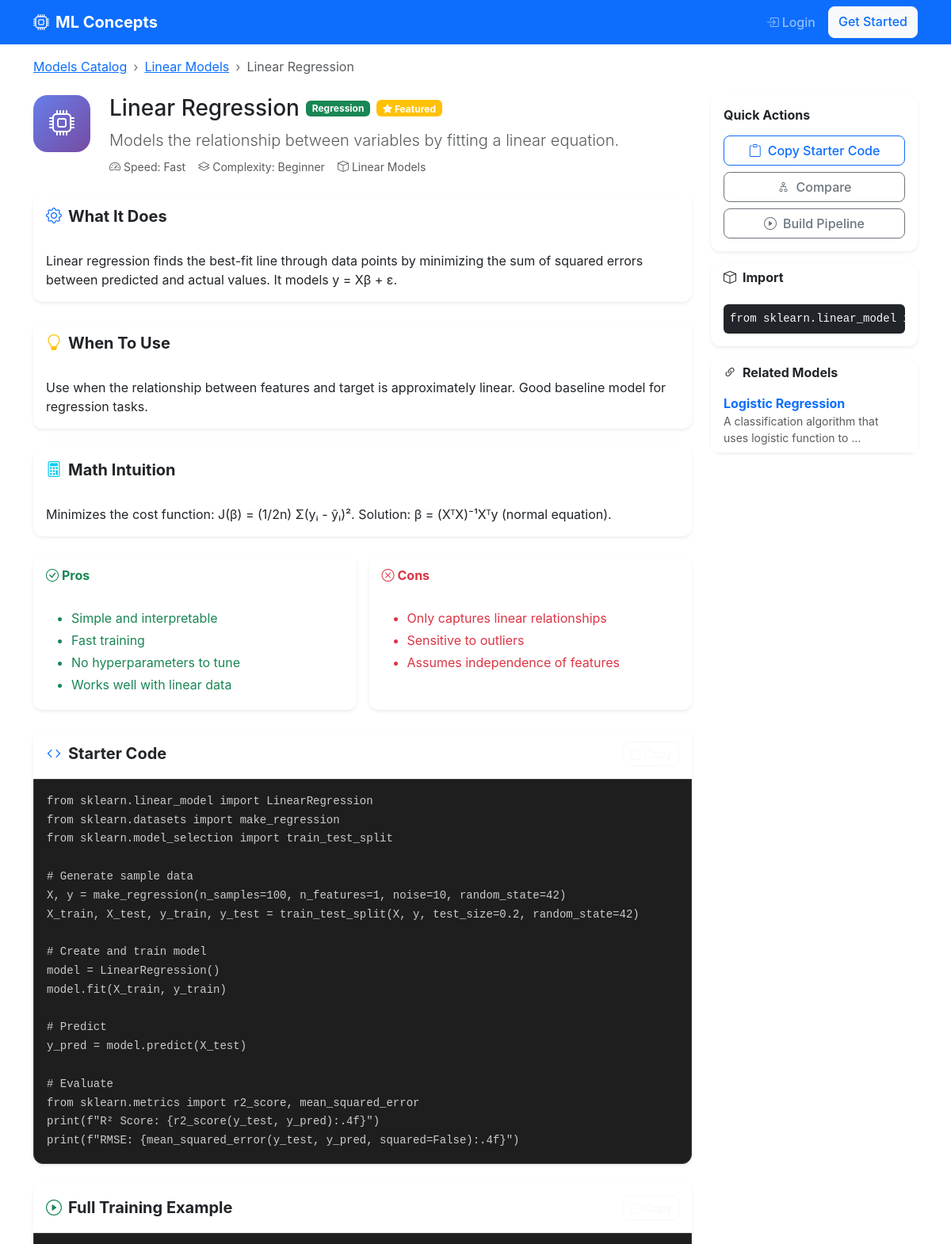
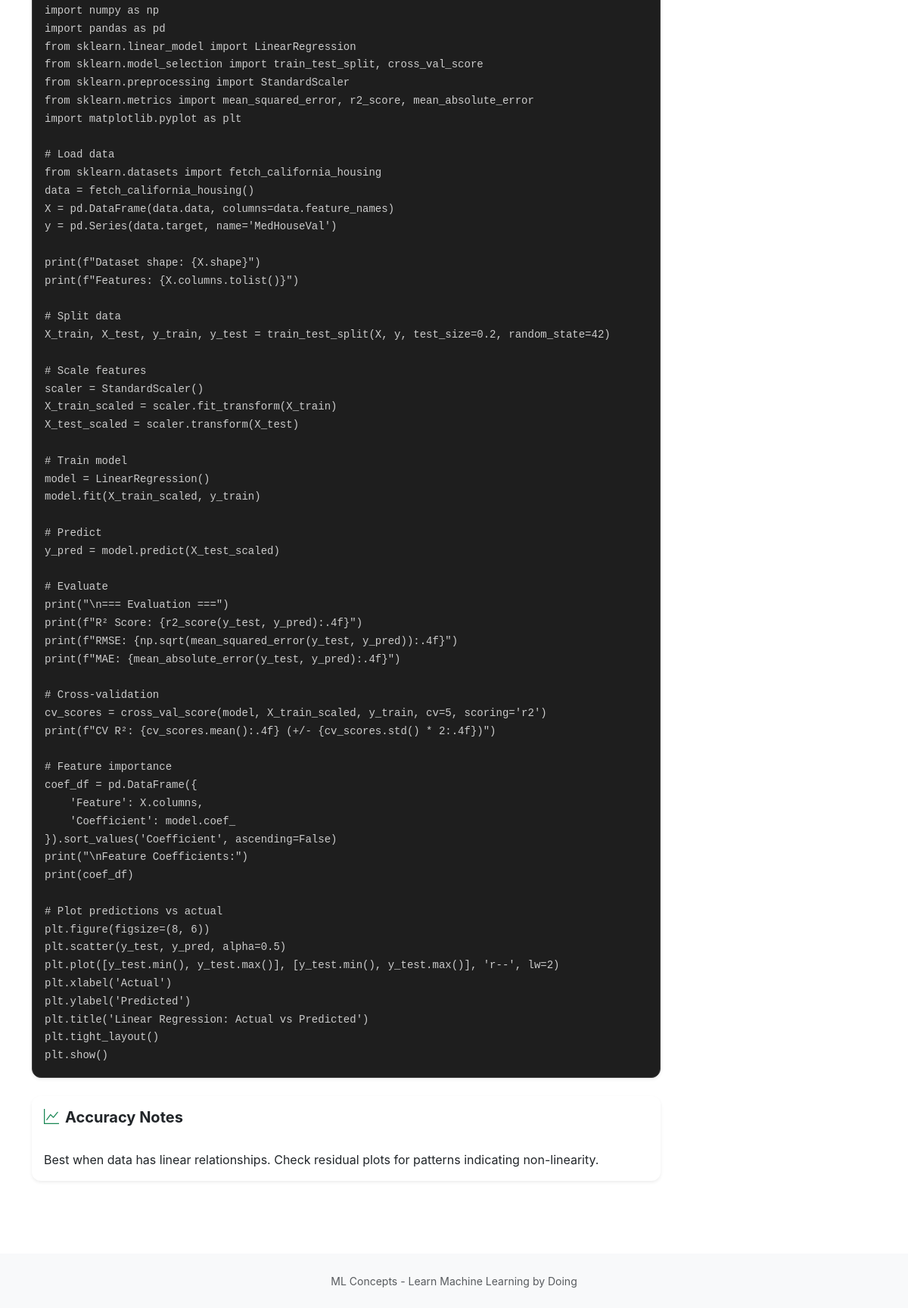
Screenshot of /models/linear-regression/ with the database file from the repository (2 pictures, top to bottom).
### ml_models/models.py (models this page shows, shortened)
class MLModel(models.Model):
    CATEGORY_CHOICES = [
        ('linear', 'Linear Models'),
        ('tree', 'Tree-Based'),
        ('ensemble', 'Ensemble Methods'),
        ('boosting', 'Gradient Boosting'),
        ('svm', 'Support Vector Machines'),
        ('neighbors', 'Instance-Based'),
        ('naive_bayes', 'Probabilistic'),
        ('neural_network', 'Neural Networks'),
        ('clustering', 'Clustering'),
        ('dimensionality', 'Dimensionality Reduction'),
        ('anomaly', 'Anomaly Detection'),
    ]
    PROBLEM_TYPE_CHOICES = [
        ('classification', 'Classification'),
        ('regression', 'Regression'),
        ('clustering', 'Clustering'),
        ('dimensionality_reduction', 'Dimensionality Reduction'),
        ('anomaly_detection', 'Anomaly Detection'),
        ('generation', 'Generation'),
    ]
    COMPLEXITY_CHOICES = [
        ('beginner', 'Beginner'),
        ('intermediate', 'Intermediate'),
        ('advanced', 'Advanced'),
    ]
    SPEED_CHOICES = [
        ('fast', 'Fast'),
        ('medium', 'Medium'),
        ('slow', 'Slow'),
    ]
    name = models.CharField(max_length=100)
    slug = models.SlugField(unique=True)
    category = models.CharField(max_length=30, choices=CATEGORY_CHOICES)
    problem_types = models.JSONField(default=list)
    description = models.TextField()
    functionality = models.TextField()
    when_to_use = models.TextField()
    pros = models.JSONField(default=list)
    cons = models.JSONField(default=list)
    starter_code = models.TextField()
    full_training_code = models.TextField()
    hyperparameter_guide = models.JSONField(default=list)
    complexity = models.CharField(max_length=20, choices=COMPLEXITY_CHOICES, default='beginner')
    speed_rating = models.CharField(max_length=10, choices=SPEED_CHOICES, default='fast')
    accuracy_notes = models.TextField(blank=True)
    sklearn_import = models.CharField(max_length=200)
    related_libraries = models.JSONField(default=list)
    math_intuition = models.TextField(blank=True)
    order = models.IntegerField(default=0)
    is_featured = models.BooleanField(default=False)
    created_at = models.DateTimeField(auto_now_add=True)
    updated_at = models.DateTimeField(auto_now=True)
    class Meta:
        ordering = ['category', 'order', 'name']
        verbose_name = 'ML Model'
        verbose_name_plural = 'ML Models'

### ml_models/views.py (the view)
# urls.py: path('<slug:slug>/', views.model_detail, name='model_detail'),
def model_detail(request, slug):
    model = get_object_or_404(MLModel, slug=slug)
    hyperparams = model.hyperparams.all()
    related = MLModel.objects.filter(
        category=model.category
    ).exclude(id=model.id)[:4]
    context = {
        'model': model,
        'hyperparams': hyperparams,
        'related': related,
    }
    return render(request, 'ml_models/model_detail.html', context)

### templates/ml_models/model_detail.html (shortened to what this page needs)
{% extends 'base.html' %}
{% block content %}
<div class="container py-4">
    <nav aria-label="breadcrumb" class="mb-4">
        <ol class="breadcrumb">
            <li class="breadcrumb-item"><a href="{% url 'ml_models:model_catalog' %}">Models Catalog</a></li>
            <li class="breadcrumb-item"><a href="{% url 'ml_models:model_catalog' %}?category={{ model.category }}">{{ model.get_category_display }}</a></li>
            <li class="breadcrumb-item active">{{ model.name }}</li>
        </ol>
    </nav>
    <div class="row">
        <main class="col-lg-9">
            <div class="d-flex align-items-start mb-4">
                <div class="me-4">
                    <div class="model-icon-lg">
                        <i class="bi bi-cpu"></i>
                    </div>
                </div>
                <div class="flex-grow-1">
                    <div class="d-flex align-items-center gap-2 mb-2 flex-wrap">
                        <h1 class="h3 mb-0">{{ model.name }}</h1>
                        {% for pt in model.problem_types %}
                        <span class="badge bg-{% if pt == 'classification' %}primary{% elif pt == 'regression' %}success{% elif pt == 'clustering' %}warning{% else %}secondary{% endif %}">
                            {{ pt|title }}
                        </span>
                        {% endfor %}
                        {% if model.is_featured %}<span class="badge bg-warning"><i class="bi bi-star-fill"></i> Featured</span>{% endif %}
                    </div>
                    <p class="lead text-muted mb-2">{{ model.description }}</p>
                    <div class="d-flex gap-3 small text-muted">
                        <span><i class="bi bi-speedometer2 me-1"></i>Speed: {{ model.speed_rating|title }}</span>
                        <span><i class="bi bi-layers me-1"></i>Complexity: {{ model.complexity|title }}</span>
                        <span><i class="bi bi-box me-1"></i>{{ model.get_category_display }}</span>
                    </div>
                </div>
            </div>
            <div class="card border-0 shadow-sm mb-4">
                <div class="card-header bg-white border-0 py-3">
                    <h5 class="mb-0 fw-bold"><i class="bi bi-gear me-2 text-primary"></i>What It Does</h5>
                </div>
                <div class="card-body">{{ model.functionality|safe }}</div>
            </div>
            <div class="card border-0 shadow-sm mb-4">
                <div class="card-header bg-white border-0 py-3">
                    <h5 class="mb-0 fw-bold"><i class="bi bi-lightbulb me-2 text-warning"></i>When To Use</h5>
                </div>
                <div class="card-body">{{ model.when_to_use|safe }}</div>
            </div>
            {% if model.math_intuition %}
            <div class="card border-0 shadow-sm mb-4">
                <div class="card-header bg-white border-0 py-3">
                    <h5 class="mb-0 fw-bold"><i class="bi bi-calculator me-2 text-info"></i>Math Intuition</h5>
                </div>
                <div class="card-body">{{ model.math_intuition|safe }}</div>
            </div>
            {% endif %}
            <div class="row g-3 mb-4">
                <div class="col-md-6">
                    <div class="card border-0 shadow-sm h-100">
                        <div class="card-header bg-white border-0 py-3">
                            <h6 class="mb-0 fw-bold text-success"><i class="bi bi-check-circle me-1"></i>Pros</h6>
                        </div>
                        <div class="card-body">
                            <ul class="mb-0">
                                {% for pro in model.pros %}
                                <li class="text-success mb-1">{{ pro }}</li>
                                {% endfor %}
                            </ul>
                        </div>
                    </div>
                </div>
                <div class="col-md-6">
                    <div class="card border-0 shadow-sm h-100">
                        <div class="card-header bg-white border-0 py-3">
                            <h6 class="mb-0 fw-bold text-danger"><i class="bi bi-x-circle me-1"></i>Cons</h6>
                        </div>
                        <div class="card-body">
                            <ul class="mb-0">
                                {% for con in model.cons %}
                                <li class="text-danger mb-1">{{ con }}</li>
                                {% endfor %}
                            </ul>
                        </div>
                    </div>
                </div>
            </div>
            <div class="card border-0 shadow-sm mb-4">
                <div class="card-header bg-white border-0 py-3 d-flex justify-content-between align-items-center">
                    <h5 class="mb-0 fw-bold"><i class="bi bi-code me-2 text-primary"></i>Starter Code</h5>
                    <button class="btn btn-sm btn-outline-light copy-btn" data-code="{{ model.starter_code|escapejs }}"><i class="bi bi-clipboard me-1"></i>Copy</button>
                </div>
                <div class="card-body p-0">
                    <div class="code-block">
                        <pre class="mb-0 p-3"><code class="language-python">{{ model.starter_code }}</code></pre>
                    </div>
                </div>
            </div>
            <div class="card border-0 shadow-sm mb-4">
                <div class="card-header bg-white border-0 py-3 d-flex justify-content-between align-items-center">
                    <h5 class="mb-0 fw-bold"><i class="bi bi-play-circle me-2 text-success"></i>Full Training Example</h5>
                    <button class="btn btn-sm btn-outline-light copy-btn" data-code="{{ model.full_training_code|escapejs }}"><i class="bi bi-clipboard me-1"></i>Copy</button>
                </div>
                <div class="card-body p-0">
                    <div class="code-block">
                        <pre class="mb-0 p-3"><code class="language-python">{{ model.full_training_code }}</code></pre>
                    </div>
                </div>
            </div>
            {% if model.accuracy_notes %}
            <div class="card border-0 shadow-sm mb-4">
                <div class="card-header bg-white border-0 py-3">
                    <h5 class="mb-0 fw-bold"><i class="bi bi-graph-up me-2 text-success"></i>Accuracy Notes</h5>
                </div>
                <div class="card-body">{{ model.accuracy_notes|safe }}</div>
            </div>
            {% endif %}
        </main>
        <aside class="col-lg-3">
            <div class="sticky-top" style="top: 100px;">
                <div class="card border-0 shadow-sm mb-3">
                    <div class="card-body">
                        <h6 class="fw-bold mb-3">Quick Actions</h6>
                        <div class="d-grid gap-2">
                            <button class="btn btn-outline-primary copy-btn" data-code="{{ model.starter_code|escapejs }}">
                                <i class="bi bi-clipboard me-2"></i>Copy Starter Code
                            </button>
                            <a href="{% url 'ml_models:model_compare' %}?models={{ model.slug }}" class="btn btn-outline-secondary">
                                <i class="bi bi-diagram-2 me-2"></i>Compare
                            </a>
                            <a href="{% url 'ml_libraries:training_pipeline' %}" class="btn btn-outline-secondary">
                                <i class="bi bi-play-circle me-2"></i>Build Pipeline
                            </a>
                        </div>
                    </div>
                </div>
                <div class="card border-0 shadow-sm mb-3">
                    <div class="card-header bg-transparent border-0">
                        <h6 class="mb-0 fw-bold"><i class="bi bi-box me-2"></i>Import</h6>
                    </div>
                    <div class="card-body">
                        <pre class="bg-dark text-light p-2 rounded small mb-0"><code>{{ model.sklearn_import }}</code></pre>
                    </div>
                </div>
                {% if related %}
                <div class="card border-0 shadow-sm">
                    <div class="card-header bg-transparent border-0">
                        <h6 class="mb-0 fw-bold"><i class="bi bi-link-45deg me-2"></i>Related Models</h6>
                    </div>
                    <div class="card-body p-0">
                        <ul class="list-group list-group-flush">
                            {% for rel in related %}
                            <li class="list-group-item border-0 px-3 py-2">
                                <a href="{% url 'ml_models:model_detail' rel.slug %}" class="text-decoration-none">
                                    <strong>{{ rel.name }}</strong>
                                    <div class="small text-muted">{{ rel.description|truncatewords:8 }}</div>
                                </a>
                            </li>
                            {% endfor %}
                        </ul>
                    </div>
                </div>
                {% endif %}
            </div>
        </aside>
    </div>
</div>
{% endblock %}

### static/css/style.css (style rules this page uses)
:root { --primary: #667eea; --primary-dark: #5a6fd6; --secondary: #764ba2; }
body { font-family: 'Inter', -apple-system, BlinkMacSystemFont, 'Segoe UI', Roboto, sans-serif; }
.code-block { border-radius: 12px; overflow: hidden; background: #1e1e1e; border: 1px solid #3d3d3d; }
.code-block pre { margin: 0; background: transparent !important; }
.code-block code { font-family: 'JetBrains Mono', 'Fira Code', monospace; font-size: 0.875rem; line-height: 1.7; }
.card { border-radius: 12px; }
.btn { border-radius: 8px; font-weight: 500; }
.breadcrumb { background: transparent; padding: 0; }
.breadcrumb-item + .breadcrumb-item::before { content: "›"; color: #6c757d; }
.card-header { border-radius: 12px 12px 0 0 !important; }
.list-group-item { padding: 0.75rem 1.25rem; }

### templates/ml_models/model_detail.html (style rules this page uses)
.model-icon-lg { width: 72px; height: 72px; border-radius: 18px; background: linear-gradient(135deg, #667eea 0%, #764ba2 100%); display: flex; align-items: center; justify-content: center; color: white; font-size: 2rem; }
.code-block { background: #1e1e1e; border-radius: 0 0 12px 12px; }
.code-block pre { margin: 0; background: transparent !important; }

### rows the page displays
MLModel: category "Linear Models", name "Linear Regression", description "Models the relationship between variables by fitting a linear equation.", speed_rating "Fast", complexity "Beginner", functionality "Linear regression finds the best-fit line through data points by minimizing the sum of squared errors between predicted and actual values. It models y = Xβ + ε.", when_to_use "Use when the relationship between features and target is approximately linear. Good baseline model for regression tasks.", math_intuition "Minimizes the cost function: J(β) = (1/2n) Σ(yᵢ - ŷᵢ)². Solution: β = (XᵀX)⁻¹Xᵀy (normal equation).", starter_code "from sklearn.linear_model import LinearRegression from sklearn.datasets import make_regression from sklearn.model_selection import train_test_split # Generate sample data X, y = make_regression(n_samples=100, n_features=1, noise=10, random_state=42) X_train, X_test, y_train, y_test = train_test_split(X, y, test_size=0.2, random_state=42) # Create and train model model = LinearRegression() model.fit(X_train, y_train) # Predict y_pred = model.predict(X_test) # Evaluate from sklearn.metrics import r2_score, mean_squared_error print(f\"R² Score: {r2_score(y_test, y_pred):.4f}\") print(f\"RMSE: {mean_squared_error(y_test, y_pred, squared=False):.4f}\")", full_training_code "import numpy as np import pandas as pd from sklearn.linear_model import LinearRegression from sklearn.model_selection import train_test_split, cross_val_score from sklearn.preprocessing import StandardScaler from sklearn.metrics import mean_squared_error, r2_score, mean_absolute_error import matplotlib.pyplot as plt # Load data from sklearn.datasets import fetch_california_housing data = fetch_california_housing() X = pd.DataFrame(data.data, columns=data.feature_names) y = pd.Series(data.target, name='MedHouseVal') print(f\"Dataset shape: {X.shape}\") print(f\"Features: {X.columns.tolist()}\") # Split data X_train, X_test, y_train, y_test = train_test_split(X, y, test_size=0.2, random_state=42)…", accuracy_notes "Best when data has linear relationships. Check residual plots for patterns indicating non-linearity.", sklearn_import "from sklearn.linear_model…"
MLModel: name "Logistic Regression", description "A classification algorithm that uses logistic function to …"

### other values shown
{{ pt|title }} "Regression"
{{ pro }} "Simple and interpretable" "Fast training" "No hyperparameters to tune" "Works well with linear data"
{{ con }} "Only captures linear relationships" "Sensitive to outliers" "Assumes independence of features"
